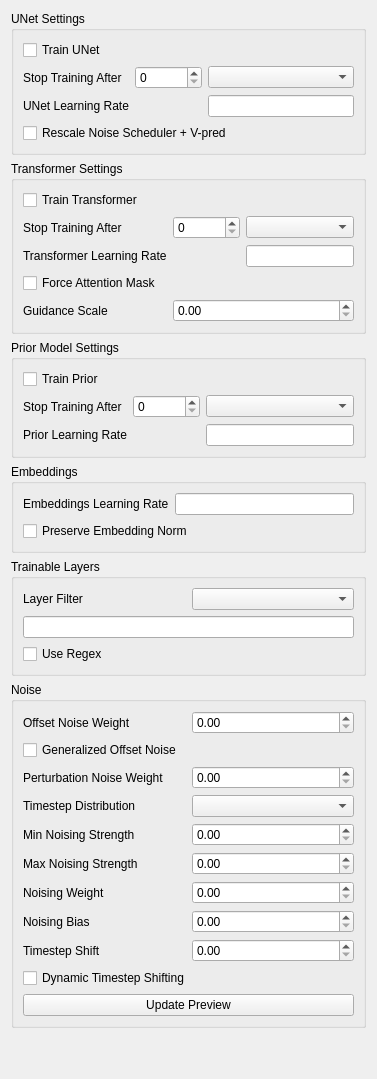
        <widget class="QFrame" name="verticalFrame">
         <layout class="QVBoxLayout" name="verticalLayout_9">
          <item>
           <widget class="QGroupBox" name="unetGbx">
            <property name="title">
             <string>UNet Settings</string>
            </property>
            <layout class="QGridLayout" name="gridLayout_11">
             <item row="2" column="0">
              <widget class="QLabel" name="label_57">
               <property name="text">
                <string>UNet Learning Rate</string>
               </property>
               <property name="buddy">
                <cstring>unetLearningRateLed</cstring>
               </property>
              </widget>
             </item>
             <item row="1" column="1">
              <widget class="QSpinBox" name="unetStopSbx">
               <property name="toolTip">
                <string>When to stop training the UNet</string>
               </property>
               <property name="maximum">
                <number>999999999</number>
               </property>
              </widget>
             </item>
             <item row="1" column="0">
              <widget class="QLabel" name="label_56">
               <property name="text">
                <string>Stop Training After</string>
               </property>
               <property name="buddy">
                <cstring>unetStopSbx</cstring>
               </property>
              </widget>
             </item>
             <item row="1" column="2">
              <widget class="QComboBox" name="unetStopCmb"/>
             </item>
             <item row="3" column="0" colspan="3">
              <widget class="QCheckBox" name="unetRescaleCbx">
               <property name="toolTip">
                <string>Rescales the noise scheduler to a zero terminal signal to noise ratio and switches the model to a v-prediction target</string>
               </property>
               <property name="text">
                <string>Rescale Noise Scheduler + V-pred</string>
               </property>
              </widget>
             </item>
             <item row="0" column="0" colspan="3">
              <widget class="QCheckBox" name="unetTrainCbx">
               <property name="toolTip">
                <string>Enables training the UNet model</string>
               </property>
               <property name="text">
                <string>Train UNet</string>
               </property>
              </widget>
             </item>
             <item row="2" column="2">
              <widget class="QLineEdit" name="unetLearningRateLed">
               <property name="toolTip">
                <string>The learning rate of the UNet. Overrides the base learning rate</string>
               </property>
              </widget>
             </item>
            </layout>
           </widget>
          </item>
          <item>
           <widget class="QGroupBox" name="transformerGbx">
            <property name="title">
             <string>Transformer Settings</string>
            </property>
            <layout class="QGridLayout" name="gridLayout_13">
             <item row="0" column="0" colspan="3">
              <widget class="QCheckBox" name="transformerTrainCbx">
               <property name="toolTip">
                <string>Enables training the Transformer model</string>
               </property>
               <property name="text">
                <string>Train Transformer</string>
               </property>
              </widget>
             </item>
             <item row="1" column="0">
              <widget class="QLabel" name="label_61">
               <property name="text">
                <string>Stop Training After</string>
               </property>
               <property name="buddy">
                <cstring>transformerStopSbx</cstring>
               </property>
              </widget>
             </item>
             <item row="1" column="1">
              <widget class="QSpinBox" name="transformerStopSbx">
               <property name="toolTip">
                <string>When to stop training the Transformer</string>
               </property>
               <property name="maximum">
                <number>999999999</number>
               </property>
              </widget>
             </item>
             <item row="1" column="2">
              <widget class="QComboBox" name="transformerStopCmb"/>
             </item>
             <item row="4" column="0">
              <widget class="QLabel" name="transformerGuidanceLbl">
               <property name="text">
                <string>Guidance Scale</string>
               </property>
               <property name="buddy">
                <cstring>transformerGuidanceSbx</cstring>
               </property>
              </widget>
             </item>
             <item row="2" column="0">
              <widget class="QLabel" name="label_60">
               <property name="text">
                <string>Transformer Learning Rate</string>
               </property>
               <property name="buddy">
                <cstring>transformerLearningRateLed</cstring>
               </property>
              </widget>
             </item>
             <item row="3" column="0">
              <widget class="QCheckBox" name="transformerAttnMaskCbx">
               <property name="toolTip">
                <string>Force enables passing of a text embedding attention mask to the transformer. This can improve training on shorter captions</string>
               </property>
               <property name="text">
                <string>Force Attention Mask</string>
               </property>
              </widget>
             </item>
             <item row="4" column="1" colspan="2">
              <widget class="QDoubleSpinBox" name="transformerGuidanceSbx">
               <property name="toolTip">
                <string>The guidance scale of guidance distilled models passed to the transformer during training</string>
               </property>
              </widget>
             </item>
             <item row="2" column="2">
              <widget class="QLineEdit" name="transformerLearningRateLed">
               <property name="toolTip">
                <string>The learning rate of the Transformer. Overrides the base learning rate</string>
               </property>
              </widget>
             </item>
            </layout>
           </widget>
          </item>
          <item>
           <widget class="QGroupBox" name="priorGbx">
            <property name="title">
             <string>Prior Model Settings</string>
            </property>
            <layout class="QGridLayout" name="gridLayout_12">
             <item row="0" column="0" colspan="3">
              <widget class="QCheckBox" name="priorTrainCbx">
               <property name="toolTip">
                <string>Enables training the Prior model</string>
               </property>
               <property name="text">
                <string>Train Prior</string>
               </property>
              </widget>
             </item>
             <item row="1" column="0">
              <widget class="QLabel" name="label_58">
               <property name="text">
                <string>Stop Training After</string>
               </property>
               <property name="buddy">
                <cstring>priorStopSbx</cstring>
               </property>
              </widget>
             </item>
             <item row="1" column="1">
              <widget class="QSpinBox" name="priorStopSbx">
               <property name="toolTip">
                <string>When to stop training the Prior</string>
               </property>
               <property name="maximum">
                <number>999999999</number>
               </property>
              </widget>
             </item>
             <item row="1" column="2">
              <widget class="QComboBox" name="priorStopCmb"/>
             </item>
             <item row="2" column="0">
              <widget class="QLabel" name="label_59">
               <property name="text">
                <string>Prior Learning Rate</string>
               </property>
               <property name="buddy">
                <cstring>priorLearningRateLed</cstring>
               </property>
              </widget>
             </item>
             <item row="2" column="2">
              <widget class="QLineEdit" name="priorLearningRateLed">
               <property name="toolTip">
                <string>The learning rate of the Prior. Overrides the base learning rate</string>
               </property>
              </widget>
             </item>
            </layout>
           </widget>
          </item>
          <item>
           <widget class="QGroupBox" name="groupBox_3">
            <property name="title">
             <string>Embeddings</string>
            </property>
            <layout class="QGridLayout" name="gridLayout_3">
             <item row="0" column="1">
              <widget class="QLineEdit" name="embeddingLearningRateLed">
               <property name="toolTip">
                <string>The learning rate of embeddings. Overrides the base learning rate</string>
               </property>
              </widget>
             </item>
             <item row="1" column="0" colspan="2">
              <widget class="QCheckBox" name="embeddingNormCbx">
               <property name="toolTip">
                <string>Rescales each trained embedding to the median embedding norm</string>
               </property>
               <property name="text">
                <string>Preserve Embedding Norm</string>
               </property>
              </widget>
             </item>
             <item row="0" column="0">
              <widget class="QLabel" name="label_12">
               <property name="text">
                <string>Embeddings Learning Rate</string>
               </property>
               <property name="buddy">
                <cstring>embeddingLearningRateLed</cstring>
               </property>
              </widget>
             </item>
            </layout>
           </widget>
          </item>
          <item>
           <widget class="QGroupBox" name="groupBox_8">
            <property name="title">
             <string>Trainable Layers</string>
            </property>
            <layout class="QGridLayout" name="gridLayout_4">
             <item row="0" column="0">
              <widget class="QLabel" name="label_13">
               <property name="text">
                <string>Layer Filter</string>
               </property>
               <property name="buddy">
                <cstring>layerFilterCmb</cstring>
               </property>
              </widget>
             </item>
             <item row="0" column="1">
              <widget class="QComboBox" name="layerFilterCmb"/>
             </item>
             <item row="1" column="0" colspan="2">
              <widget class="QLineEdit" name="layerFilterLed">
               <property name="toolTip">
                <string>Select a preset defining which layers to train, or select 'Custom' to define your own.
A blank 'custom' field or 'Full' will train all layers</string>
               </property>
              </widget>
             </item>
             <item row="2" column="0" colspan="2">
              <widget class="QCheckBox" name="layerFilterRegexCbx">
               <property name="text">
                <string>Use Regex</string>
               </property>
              </widget>
             </item>
            </layout>
           </widget>
          </item>
          <item>
           <widget class="QGroupBox" name="groupBox_5">
            <property name="title">
             <string>Noise</string>
            </property>
            <layout class="QGridLayout" name="gridLayout_5">
             <item row="3" column="0">
              <widget class="QLabel" name="label_16">
               <property name="text">
                <string>Timestep Distribution</string>
               </property>
               <property name="buddy">
                <cstring>timestepDistributionCmb</cstring>
               </property>
              </widget>
             </item>
             <item row="5" column="0">
              <widget class="QLabel" name="label_18">
               <property name="text">
                <string>Max Noising Strength</string>
               </property>
               <property name="buddy">
                <cstring>maxNoisingStrengthSbx</cstring>
               </property>
              </widget>
             </item>
             <item row="2" column="0">
              <widget class="QLabel" name="label_15">
               <property name="text">
                <string>Perturbation Noise Weight</string>
               </property>
               <property name="buddy">
                <cstring>perturbationNoiseWeightSbx</cstring>
               </property>
              </widget>
             </item>
             <item row="3" column="1">
              <widget class="QComboBox" name="timestepDistributionCmb">
               <property name="toolTip">
                <string>Selects the function to sample timesteps during training</string>
               </property>
              </widget>
             </item>
             <item row="5" column="1">
              <widget class="QDoubleSpinBox" name="maxNoisingStrengthSbx">
               <property name="toolTip">
                <string>Specifies the maximum noising strength used during training. This can be useful to reduce overfitting, but also reduces the impact of training samples on the overall image composition</string>
               </property>
              </widget>
             </item>
             <item row="4" column="0">
              <widget class="QLabel" name="label_17">
               <property name="text">
                <string>Min Noising Strength</string>
               </property>
               <property name="buddy">
                <cstring>minNoisingStrengthSbx</cstring>
               </property>
              </widget>
             </item>
             <item row="6" column="0">
              <widget class="QLabel" name="label_19">
               <property name="text">
                <string>Noising Weight</string>
               </property>
               <property name="buddy">
                <cstring>noisingWeightSbx</cstring>
               </property>
              </widget>
             </item>
             <item row="1" column="0" colspan="2">
              <widget class="QCheckBox" name="generalizedOffsetNoiseCbx">
               <property name="text">
                <string>Generalized Offset Noise</string>
               </property>
              </widget>
             </item>
             <item row="8" column="0">
              <widget class="QLabel" name="label_21">
               <property name="text">
                <string>Timestep Shift</string>
               </property>
               <property name="buddy">
                <cstring>timestepShiftSbx</cstring>
               </property>
              </widget>
             </item>
             <item row="7" column="1">
              <widget class="QDoubleSpinBox" name="noisingBiasSbx">
               <property name="toolTip">
                <string>Controls the bias parameter of the timestep distribution function. Use the preview to see more details</string>
               </property>
              </widget>
             </item>
             <item row="6" column="1">
              <widget class="QDoubleSpinBox" name="noisingWeightSbx">
               <property name="toolTip">
                <string>Controls the weight parameter of the timestep distribution function. Use the preview to see more details</string>
               </property>
              </widget>
             </item>
             <item row="0" column="1">
              <widget class="QDoubleSpinBox" name="offsetNoiseWeightSbx">
               <property name="toolTip">
                <string>The guidance scale of guidance distilled models passed to the transformer during training</string>
               </property>
              </widget>
             </item>
             <item row="7" column="0">
              <widget class="QLabel" name="label_20">
               <property name="text">
                <string>Noising Bias</string>
               </property>
               <property name="buddy">
                <cstring>noisingBiasSbx</cstring>
               </property>
              </widget>
             </item>
             <item row="12" column="0" colspan="2">
              <widget class="QPushButton" name="updatePreviewBtn">
               <property name="text">
                <string>Update Preview</string>
               </property>
              </widget>
             </item>
             <item row="4" column="1">
              <widget class="QDoubleSpinBox" name="minNoisingStrengthSbx">
               <property name="toolTip">
                <string>Specifies the minimum noising strength used during training. This can help to improve composition, but prevents finer details from being trained</string>
               </property>
              </widget>
             </item>
             <item row="2" column="1">
              <widget class="QDoubleSpinBox" name="perturbationNoiseWeightSbx">
               <property name="toolTip">
                <string>The weight of perturbation noise added to each training step</string>
               </property>
              </widget>
             </item>
             <item row="8" column="1">
              <widget class="QDoubleSpinBox" name="timestepShiftSbx">
               <property name="toolTip">
                <string>&lt;html&gt;&lt;head/&gt;&lt;body&gt;&lt;p&gt;Shift the timestep distribution&lt;/p&gt;&lt;/body&gt;&lt;/html&gt;</string>
               </property>
              </widget>
             </item>
             <item row="0" column="0">
              <widget class="QLabel" name="label_14">
               <property name="text">
                <string>Offset Noise Weight</string>
               </property>
               <property name="buddy">
                <cstring>offsetNoiseWeightSbx</cstring>
               </property>
              </widget>
             </item>
             <item row="10" column="0" colspan="2">
              <widget class="QCheckBox" name="dynamicTimestepShiftingCbx">
               <property name="toolTip">
                <string>Dynamically shift the timestep distribution based on resolution. For the preview, a random resolution between 512 and 1024 is used, assuming a VAE scale factor of 8. During training, the actual resolution</string>
               </property>
               <property name="text">
                <string>Dynamic Timestep Shifting</string>
               </property>
              </widget>
             </item>
             <item row="11" column="0" colspan="2">
              <layout class="QVBoxLayout" name="previewLay"/>
             </item>
            </layout>
           </widget>
          </item>
          <item>
           <spacer name="verticalSpacer_3">
            <property name="orientation">
             <enum>Qt::Orientation::Vertical</enum>
            </property>
            <property name="sizeHint" stdset="0">
             <size>
              <width>20</width>
              <height>40</height>
             </size>
            </property>
           </spacer>
          </item>
         </layout>
        </widget>
